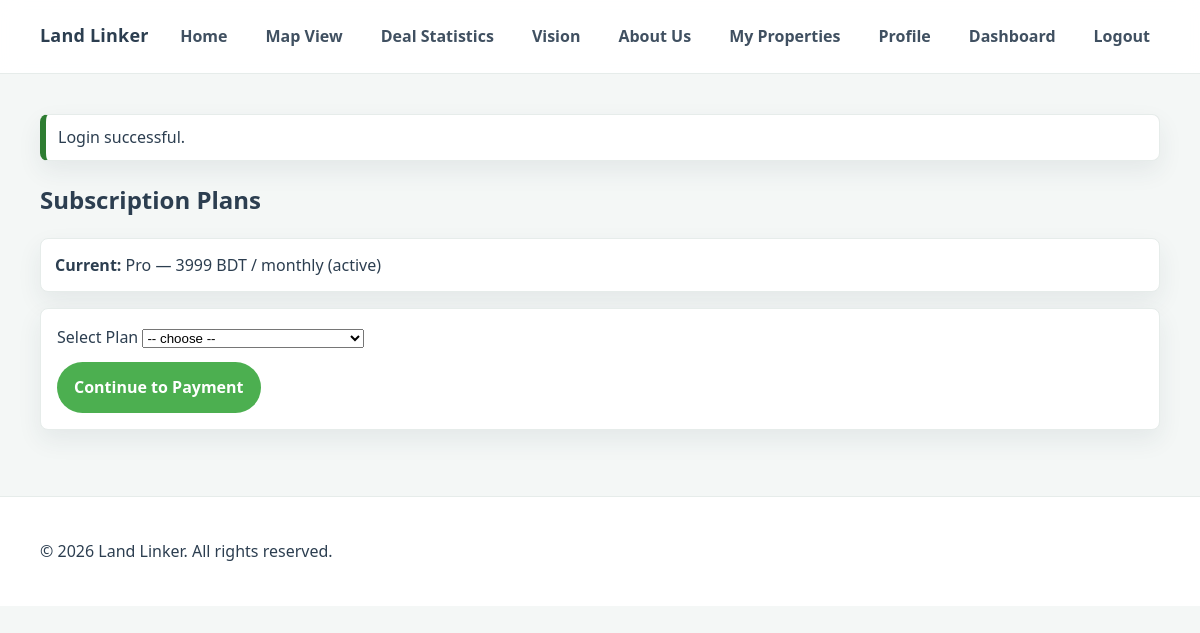
Screenshot of /View/subscription.php (signed in) with the database file from the repository.
### tables this page shows
CREATE TABLE `subscriptions` (
  `id` bigint(20) UNSIGNED NOT NULL,
  `user_id` bigint(20) UNSIGNED NOT NULL,
  `plan_id` smallint(5) UNSIGNED NOT NULL,
  `status` enum('active','past_due','canceled','expired','trial') NOT NULL DEFAULT 'active',
  `started_at` datetime NOT NULL DEFAULT current_timestamp(),
  `ends_at` datetime DEFAULT NULL,
  `canceled_at` datetime DEFAULT NULL,
  `created_at` datetime NOT NULL DEFAULT current_timestamp(),
  `updated_at` datetime NOT NULL DEFAULT current_timestamp() ON UPDATE current_timestamp()
);

CREATE TABLE `plans` (
  `id` smallint(5) UNSIGNED NOT NULL,
  `code` varchar(40) NOT NULL,
  `name` varchar(60) NOT NULL,
  `price_bdt` int(10) UNSIGNED NOT NULL,
  `period` enum('monthly','yearly','one_time') NOT NULL DEFAULT 'monthly',
  `is_active` tinyint(1) NOT NULL DEFAULT 1,
  `created_at` datetime NOT NULL DEFAULT current_timestamp()
);

### Model/auth.php (called while the page is built, shortened)
<?php
function current_user(): ?array {
  return $_SESSION['auth_user'] ?? null;
}

### Model/db_queries.php (called while the page is built, shortened)
<?php
function db_user_active_subscription(mysqli $conn, int $user_id): ?array {
  $sql = "SELECT s.*, p.name AS plan_name, p.price_bdt, p.period
          FROM subscriptions s JOIN plans p ON p.id=s.plan_id
          WHERE s.user_id=? AND s.status IN ('active','trial','past_due')
          ORDER BY s.id DESC LIMIT 1";
  $stmt = $conn->prepare($sql);
  $stmt->bind_param('i', $user_id);
  $stmt->execute();
  $row = $stmt->get_result()->fetch_assoc();
  return $row ?: null;
}

### Model/helpers.php (called while the page is built, shortened)
<?php
function e(string $s): string {
  return htmlspecialchars($s, ENT_QUOTES, 'UTF-8');
}

### View/subscription.php (the view, shortened to what this page needs)
<?php
require_once __DIR__ . '/../Model/init.php';
$u = current_user();
$user_id = (int)$u['id'];
$current = db_user_active_subscription($conn, $user_id);
require_once __DIR__ . '/layout/header.php';
?>
<div class="container">
  <h2>Subscription Plans</h2>
  <?php if ($current): ?>
    <div class="card" style="padding:14px;">
      <b>Current:</b> <?= e($current['plan_name']) ?> — <?= (int)$current['price_bdt'] ?> BDT / <?= e($current['period']) ?>
      (<?= e($current['status']) ?>)
    </div>
  <?php endif; ?>
  <form class="card" method="post" style="padding:16px; margin-top:12px;">
    <label>Select Plan</label>
    <select class="input" name="plan_id" required>
      <option value="">-- choose --</option>
    </select>
    <div style="margin-top:12px;">
      <button class="btn btn-primary" type="submit">Continue to Payment</button>
    </div>
  </form>
</div>
<?php require_once __DIR__ . '/layout/footer.php'; ?>

### css/style.css (style rules this page uses)
:root { --primary-green: #4CAF50; --secondary-dark: #2C3E50; --accent-pink: #E2136E; --bg-soft: #F4F7F6; --white: #ffffff; --text: var(--secondary-dark); --muted: #6b7a88; --border: #e6ecea; --shadow: 0 10px 25px rgba(44, 62, 80, 0.08); --radius: 14px; --radius-sm: 10px; --font: system-ui, -apple-system, Segoe UI, Roboto, Arial, sans-serif; --container: 1120px; --pad: 16px; }
*, *::before, *::after { box-sizing: border-box; }
html, body { height: 100%; }
body { margin: 0; font-family: var(--font); color: var(--text); background: var(--bg-soft); line-height: 1.55; }
button { font: inherit; }
.container { width: min(var(--container), calc(100% - (var(--pad) * 2))); margin: 0 auto; }
.card { background: var(--white); border: 1px solid var(--border); border-radius: var(--radius); box-shadow: var(--shadow); }
.btn { display: inline-flex; align-items: center; justify-content: center; gap: 10px; padding: 12px 16px; border-radius: 999px; border: 1px solid transparent; cursor: pointer; font-weight: 600; transition: transform 0.12s ease, box-shadow 0.12s ease, background 0.12s ease; }
.btn-primary { background: var(--primary-green); color: var(--white); }
.btn { transition: transform 0.12s ease, box-shadow 0.12s ease, background 0.12s ease, border-color 0.12s ease, opacity 0.12s ease; }
input, textarea, select { transition: box-shadow 0.12s ease, border-color 0.12s ease, background 0.12s ease; }
.card { background: #fff; padding: 16px; border-radius: 8px; margin-bottom: 16px; }

### rows the page displays
subscriptions: plan.name "Pro", plan.price_bdt "3999", plan.period "monthly", status "active"

### other values shown
$flash_success "Login successful."
